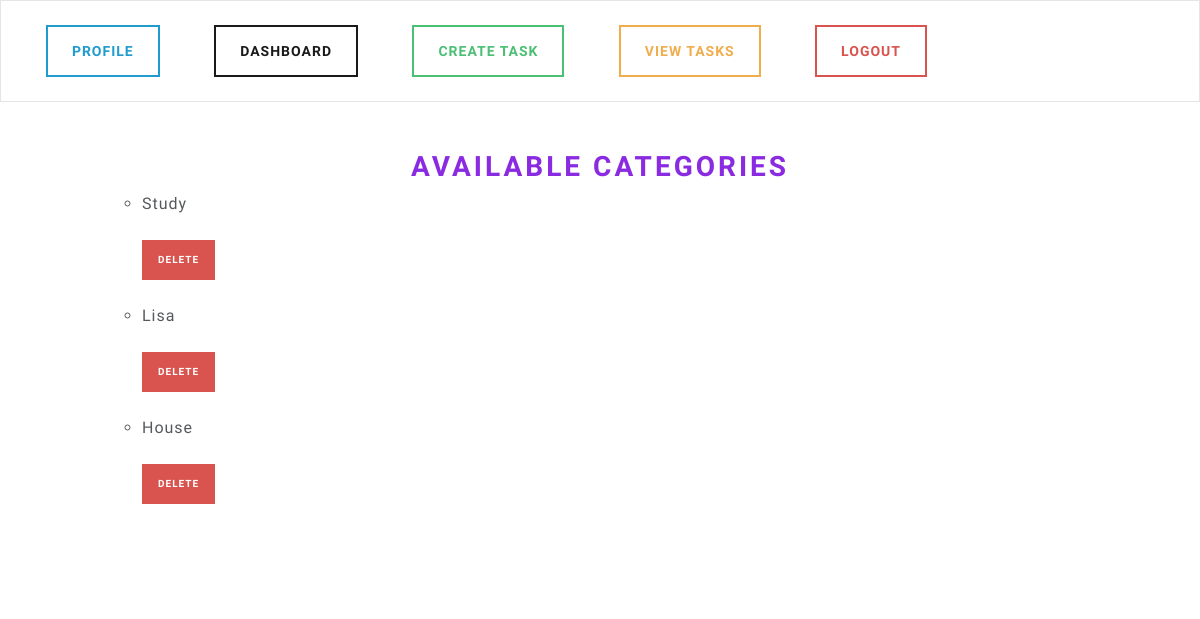
Page /view-categories/ (signed in) on the committed database.
### base/models.py (models this page shows, shortened)
class Category(models.Model):
    user = models.ForeignKey(User, on_delete=models.CASCADE, default=1)
    name = models.CharField(max_length=50)

### base/views.py (the view)
# urls.py: path('view-categories/', views.view_categories, name='view-categories'),
@login_required(login_url='my-login')
def view_categories(request):
    categories = Category.objects.filter(user=request.user)  # Filter categories by current user
    form = CategoryForm()
    return render(request, 'profile/view-categories.html', {'categories': categories, 'form':form})

### base/templates/profile/view-categories.html (shortened to what this page needs)
{% extends 'base-with-navbar.html' %}
{% load static %}
{% block content %}
  <h2 class="text-center">Available Categories</h2>
  <ul>
    <form method="post">
      <div class="form-group">
        <ul>
          {% for category in categories %}
            <li>
              {{ category.name }}
              <br /><br />
              <a href="{% url 'delete-category' category.id %}" class="btn btn-danger btn-sm">Delete</a>
              <br /><br />
            </li>
          {% endfor %}
        </ul>
      </div>
    </form>
  </ul>
{% endblock %}

### static/css/styles.css (style rules this page uses)
h2 { color: blueviolet; }

### rows in the picture
Category: name "Study"
Category: name "Lisa"
Category: name "House"
